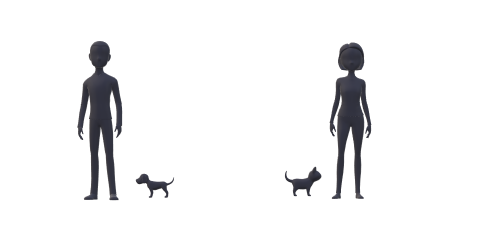
#> input picture contour_detect.png, 500 x 232 px
$ jupyter execute --allow-errors Contour_Detection_Technique.ipynb
#> lines starting #> are read from the running program, lines starting #| are printed output that depends on the picture; after the words box and inside, x2 and y2 are one past the last pixel; in counts of white or black regions, pixels touching at a corner belong together
[cell 1]
import cv2
import numpy as np

img=cv2.imread("contour_detect.png")
#> img is the input picture: shape (232, 500, 3); mean B, G, R 242.7, 242.1, 242.1

grey=cv2.cvtColor(img,cv2.COLOR_BGR2GRAY)

res,thresh=cv2.threshold(grey,125,255,cv2.THRESH_BINARY)
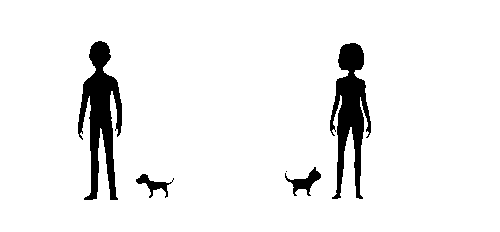
#> thresh: shape (232, 500); 93.8% white; 5 black regions (1 under 20 px)

contours,hierachy=cv2.findContours(thresh,cv2.RETR_TREE,cv2.CHAIN_APPROX_SIMPLE)
#> contours = 10 contours, 5 with area under 20; largest, box (x1, y1, x2, y2) and area: (0, 0, 500, 232) 115269, (77, 40, 123, 201) 3746, (329, 42, 372, 200) 3508, (284, 166, 322, 197) 432, (135, 173, 173, 199) 344
print("no. of contours" +" "+ str(len(contours)))
#| no. of contours 10


cv2.drawContours(img,contours,-1,(0,0,255),2)
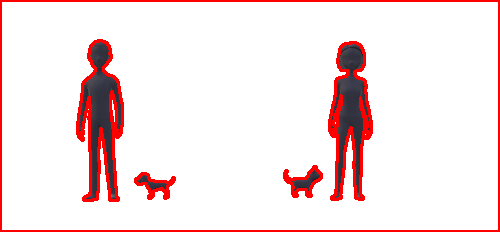
#> img: shape (232, 500, 3); 7.09% of pixels changed, all inside (x1, y1, x2, y2) = (0, 0, 500, 232)


cv2.imshow("thresh",thresh)
cv2.imshow("original",grey)
cv2.imshow("detected",img)
cv2.waitKey(0)
#> (the rest of this cell did not finish here and is left out)
